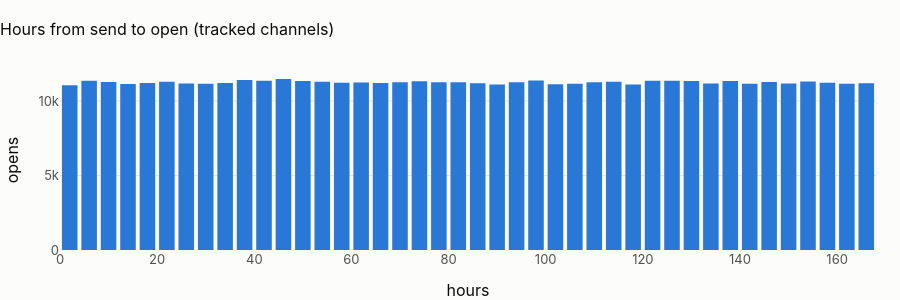

This figure's notebook cell:
### Markdown cell above
## 3 · Send-time: delays and the hour of the send

### Code cell
sr = star.q("""select send_channel, send_hour_of_day, opened, hours_to_open, hours_to_click, hours_to_convert,
                      open_hour_of_day
               from {fct_send_response} where open_tracked and was_delivered""")
op = sr[sr.opened == 1]
cnt, edges = np.histogram(op.hours_to_open, bins=42, range=(0, 168))
fig = px.bar(
    x=(edges[:-1] + edges[1:]) / 2, y=cnt, title="Hours from send to open (tracked channels)"
)
fig.update_layout(height=300, xaxis_title="hours", yaxis_title="opens")
fig.show()
ks = stats.kstest(op.hours_to_open / op.hours_to_open.max(), "uniform")
d_tests.append(
    {
        "scenario": "07 session and send",
        "test": "send-to-open delay is uniform over the window (KS)",
        "statistic": ks.statistic,
        "p_value": ks.pvalue,
        "effect": ks.statistic,
        "n": len(op),
        "reading": "uniform delay" if ks.statistic < 0.02 else "shaped delay",
    }
)
u_open = g.uniform_hours_test(op.open_hour_of_day.value_counts().sort_index())
d_tests.append(
    {
        "scenario": "07 session and send",
        "test": "opens happen at a preferred hour of day",
        "statistic": u_open["chi2"],
        "p_value": u_open["p_value"],
        "effect": u_open["cohen_w"],
        "n": int(u_open["n"]),
        "reading": "flat" if u_open["cohen_w"] < 0.1 else "open-hour profile",
    }
)
sr["open24"] = ((sr.opened == 1) & (sr.hours_to_open <= 24)).astype(int)
t24 = sr.groupby("send_hour_of_day").open24.agg(["sum", "count"])
c24 = stats.chi2_contingency(np.column_stack([t24["sum"], t24["count"] - t24["sum"]]))
d_tests.append(
    {
        "scenario": "07 session and send",
        "test": "open within 24 h depends on the send hour",
        "statistic": c24.statistic,
        "p_value": c24.pvalue,
        "effect": float(np.sqrt(c24.statistic / t24["count"].sum())),
        "n": int(t24["count"].sum()),
        "reading": "send time matters" if c24.pvalue < 0.01 else "flat",
    }
)
dq = pd.DataFrame(
    {
        "hours to open": op.hours_to_open.quantile([0.1, 0.5, 0.9]),
        "hours to click": sr.hours_to_click.dropna().quantile([0.1, 0.5, 0.9]),
        "hours to convert": sr.hours_to_convert.dropna().quantile([0.1, 0.5, 0.9]),
    }
)
show(dq.round(1), paging=False)
display(
    Markdown(
        f"**Opens arrive evenly over {op.hours_to_open.max():.0f} hours after the send (KS distance from uniform "
        f"{ks.statistic:.3f}), at no preferred hour of day (Cohen's w {u_open['cohen_w']:.3f}), and the share opened "
        f"within 24 hours does not depend on the send hour (p = {c24.pvalue:.2f}).** Real opens are front-loaded (most "
        "in the first hours) and cluster in the evening and at lunch, which is what send-time optimisation exploits. "
        "Here the delay is a uniform draw, so the send hour cannot matter, and learning it would also need randomised "
        "send times (the observed send hour is chosen by the campaign, not assigned)."
    )
)

### Figure 1 — Plotly figure (JSON) as saved in the notebook; plotly's stock layout.template omitted (floating-point values rounded to 4 significant figures)
{"data": [{"hovertemplate": "x=%{x}<br>y=%{y}<extra></extra>", "legendgroup": "", "marker": {"color": "#2a78d6", "pattern": {"shape": ""}}, "name": "", "orientation": "v", "showlegend": false, "textposition": "auto", "type": "bar", "x": [2.0, 6.0, 10.0, 14.0, 18.0, 22.0, 26.0, 30.0, 34.0, 38.0, 42.0, 46.0, 50.0, 54.0, 58.0, 62.0, 66.0, 70.0, 74.0, 78.0, 82.0, 86.0, 90.0, 94.0, 98.0, 102.0, 106.0, 110.0, 114.0, 118.0, 122.0, 126.0, 130.0, 134.0, 138.0, 142.0, 146.0, 150.0, 154.0, 158.0, 162.0, 166.0], "xaxis": "x", "y": [11056, 11362, 11275, 11135, 11212, 11298, 11177, 11162, 11210, 11414, 11365, 11478, 11341, 11286, 11231, 11236, 11208, 11267, 11325, 11265, 11266, 11192, 11106, 11265, 11381, 11123, 11166, 11264, 11286, 11114, 11363, 11353, 11351, 11172, 11343, 11164, 11281, 11170, 11311, 11231, 11157, 11190], "yaxis": "y"}], "layout": {"barmode": "relative", "height": 300, "legend": {"tracegroupgap": 0}, "title": {"text": "Hours from send to open (tracked channels)"}, "xaxis": {"anchor": "y", "domain": [0.0, 1.0], "title": {"text": "hours"}}, "yaxis": {"anchor": "x", "domain": [0.0, 1.0], "title": {"text": "opens"}}}}
